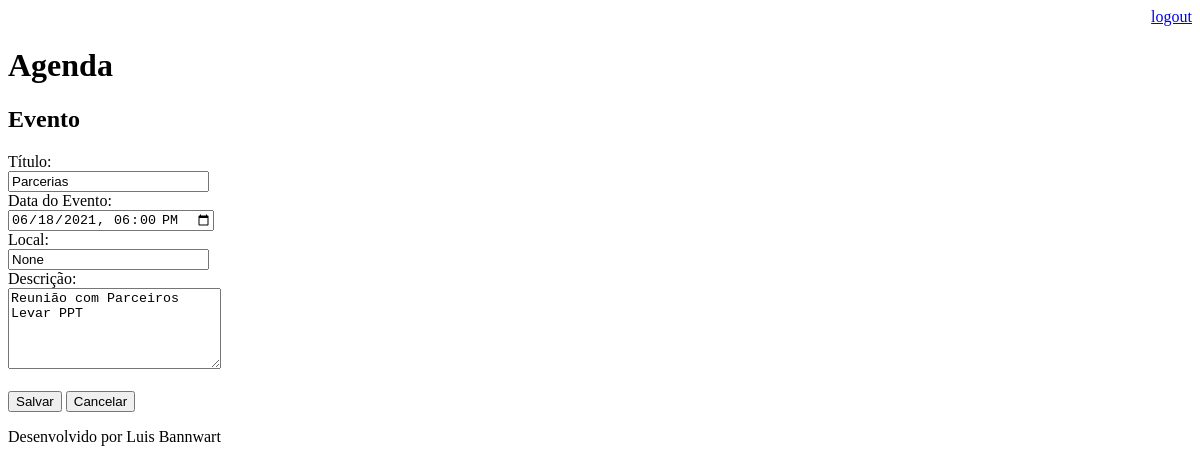
Before: /agenda/evento/?id=2 (signed in) with the older database file.
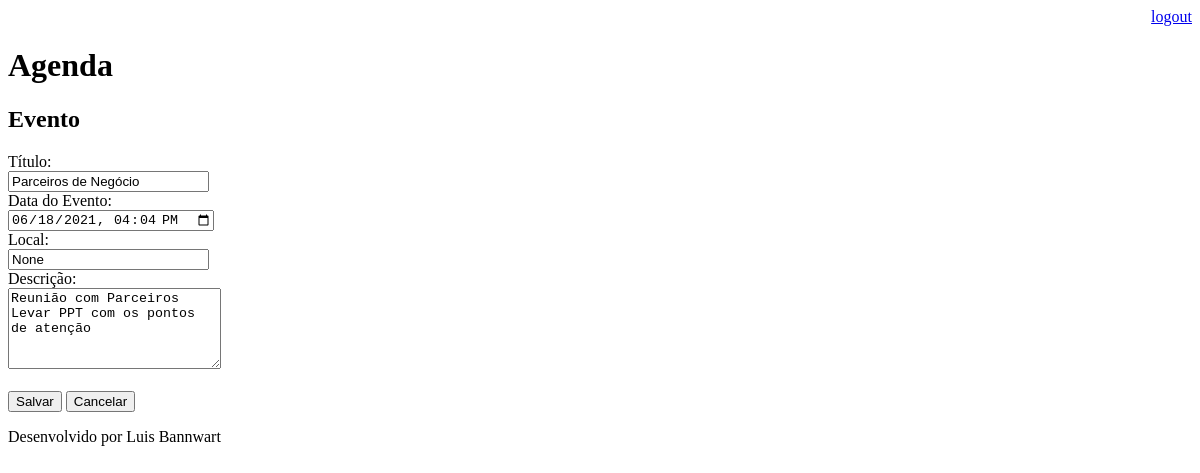
After: the same page with the newer database file.
### core/models.py (models this page shows, shortened)
class Evento(models.Model):
    titulo = models.CharField(max_length=100)
    descricao = models.TextField(blank=True, null=True)
    data_evento = models.DateTimeField(verbose_name='Data do Evento')
    usuario = models.ForeignKey(User, on_delete=models.CASCADE)
    local = models.CharField(max_length=200, verbose_name='Local do Evento', blank=True, null=True)
    data_criacao = models.DateTimeField(auto_now_add=True)
    data_alteracao = models.DateTimeField(auto_now=True)
    class Meta:
        db_table = 'evento'
    def get_data_input_evento(self):
        return self.data_evento.strftime('%Y-%m-%dT%H:%M')

### core/views.py (the view)
# urls.py: path('agenda/evento/', views.evento),
@login_required(login_url='/login/')
def evento(request):
    id_evento = request.GET.get('id')
    dados = {}
    if id_evento:
        dados['evento'] = Evento.objects.get(id=id_evento)
    return render(request, 'evento.html', dados)

### templates/evento.html (shortened to what this page needs)
{% extends "model-page.html" %}
{% block content %}
<h2>Evento</h2>
<form action="submit" method="POST">{% csrf_token %}
    <label>Título: </label><br>
    <input type="text" name="titulo" size="22" value="{{ evento.titulo }}"><br>
    <label>Data do Evento: </label><br>
    <input type="datetime-local" name="data_evento" value="{{ evento.get_data_input_evento }}"><br>
    <label>Local: </label><br>
    <input type="text" name="local" size="22" value="{{ evento.local }}"><br>
    <label>Descrição: </label><br>
    <textarea name="descricao" rows="5" cols="24">{{ evento.descricao }}</textarea><br>
    <br>
    <button type="submit">Salvar</button>
    <a href="/">
    <button type="button">Cancelar</button>
    </a>
</form>
{% endblock %}

Changed rows visible on the page:
changed Evento "None": titulo "Parcerias" → "Parceiros de Negócio"; data_evento "06/18/2021 18:00" → "06/18/2021 16:04"; descricao "Reunião com Parceiros Levar PPT" → "Reunião com Parceiros Levar PPT com os pontos de atenção"
